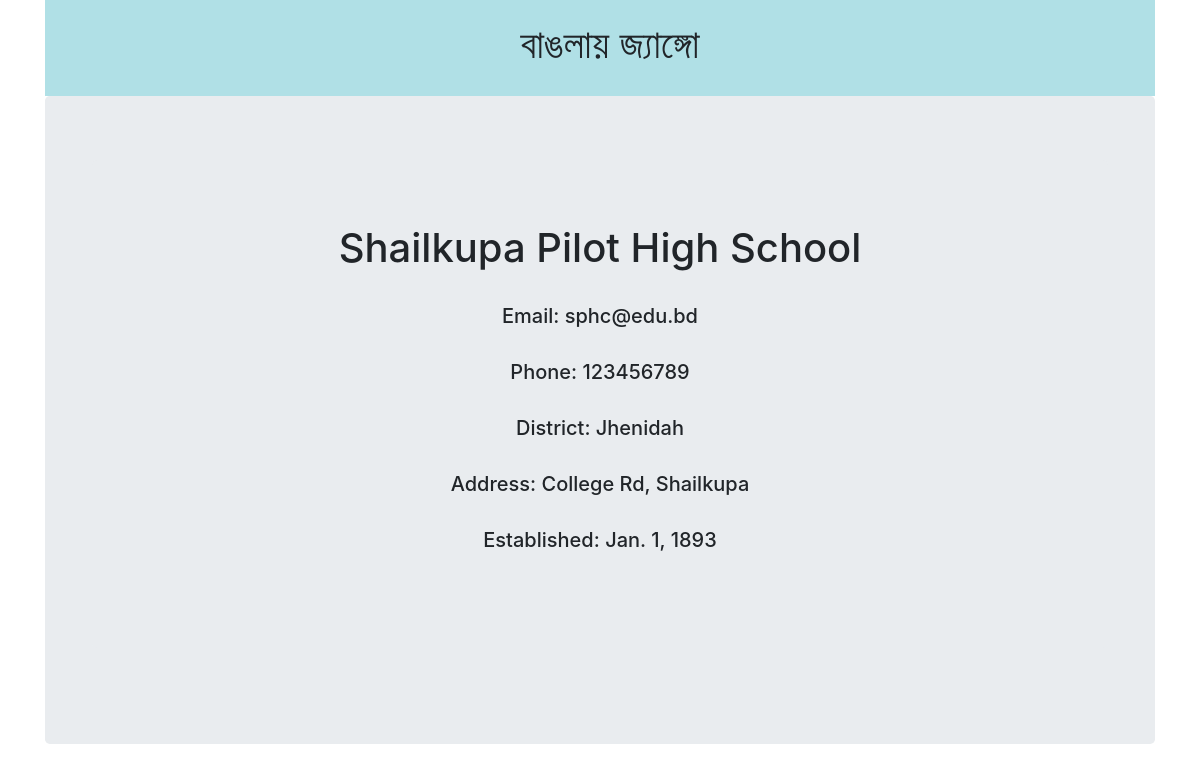
/school/school-details/1/, run on the app's committed database.
### school/models.py (models this page shows, shortened)
class SchoollInfo(models.Model):
    name = models.CharField(max_length=300)
    email = models.EmailField()
    phone = models.IntegerField()
    district = models.CharField(max_length=100)
    address = models.TextField()
    stablished_date = models.DateField()

### school/views.py (the view)
# urls.py: path('school-details/<school_id>/', views.school_details, name='school-details'),
def school_details(request, school_id):
    school = SchoollInfo.objects.get(pk=school_id)
    return render(request, 'school/school_details.html', {'school': school})

### templates/school/school_details.html
{% extends 'base.html' %}
{% block content %}
    <div class="container text-center">
        <div class="jumbotron">
            <h1>{{school.name}}</h1><br>
            <h5>Email: {{school.email}}</h5><br>
            <h5>Phone: {{school.phone}}</h5><br>
            <h5>District: {{school.district}}</h5><br>
            <h5>Address: {{school.address}}</h5><br>
            <h5>Established: {{school.stablished_date}}</h5><br>
        </div>
    </div>
{% endblock %}

### data on the page
SchoollInfo: name "Shailkupa Pilot High School", email "sphc@edu.bd", phone "123456789", district "Jhenidah", address "College Rd, Shailkupa", stablished_date "Jan. 1, 1893"
